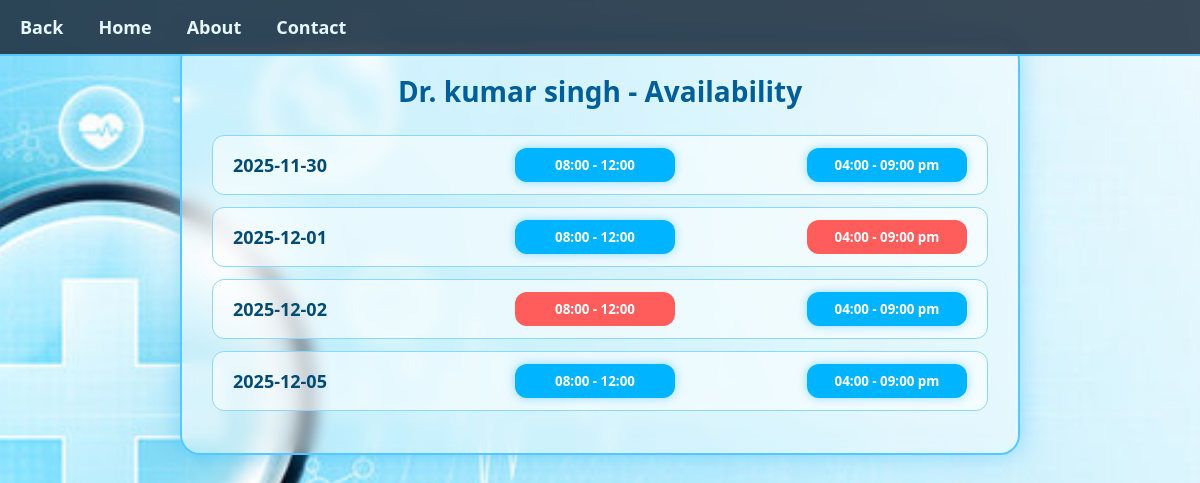
The app's page /check_availability/6 with its own data.
### tables this page shows
CREATE TABLE doctors (
            id INTEGER PRIMARY KEY AUTOINCREMENT,
            user_id INTEGER NOT NULL,
            fullname TEXT NOT NULL,
            specialization TEXT NOT NULL,
            department TEXT NOT NULL,
            experience INTEGER,
            FOREIGN KEY (user_id) REFERENCES users(id) ON DELETE CASCADE
        );

CREATE TABLE availability (
        id INTEGER PRIMARY KEY AUTOINCREMENT,
        doctor_id INTEGER NOT NULL,
        date TEXT NOT NULL,
        morning_slot TEXT,
        evening_slot TEXT,

        UNIQUE(doctor_id, date),

        FOREIGN KEY (doctor_id) REFERENCES doctors(id) ON DELETE CASCADE
    );

### app.py (the view, shortened to what this page needs)
@app.route("/check_availability/<int:doctor_id>", methods=["GET", "POST"])
def check_availability(doctor_id):
    try:
        conn = module.host_get_db()
        cur = conn.cursor()
        cur.execute("SELECT fullname FROM doctors WHERE id=?", (doctor_id,))
        doctor = cur.fetchone()
        if doctor is None:
            return "Doctor not found", 404
        cur.execute("""
            SELECT id, date, morning_slot, evening_slot
            FROM availability
            WHERE doctor_id=?
            ORDER BY date ASC
        """, (doctor_id,))
        slots = cur.fetchall()
        return render_template("availability.html", doctor=doctor, slots=slots)
    except Exception as e:
        print("ERROR in /check_availability:", e)
        return "Error loading availability"
    finally:
        if cur: cur.close()
        if conn: conn.close()

### module.py (called while the page is built)
def host_get_db():
    conn = sqlite3.connect('hospital.db')
    conn.row_factory=sqlite3.Row
    conn.execute("PRAGMA foreign_keys = ON")  # enforce FK constraints
    return conn

### templates/availability.html (shortened to what this page needs)
<!DOCTYPE html>
<html lang="en">
<head>
    <link rel="stylesheet" href="/static/availability.css">
</head>
<body>
    <nav class="navbar">
        <ul class="nav-links">
            <li><a href="/patient_dash">Back</a></li>
            <li><a href="{{url_for("login")}}">Home</a></li>
            <li><a href="/about">About</a></li>
            <li><a href="/contact">Contact</a></li>
        </ul>
    </nav>
    <div class="container">
        <h1>{{ doctor.fullname }} - Availability</h1>
        <div class="table-box">
            {% for s in slots %}
            <div class="row">
                <div class="date-box">
                    {{ s.date }}
                </div>
                <form method="POST" class="slot-form">
                    {% if s.morning_slot == 'available' %}
                        <button class="green">08:00 - 12:00</button>
                    {% else %}
                        <button class="red" disabled>08:00 - 12:00</button>
                    {% endif %}
                </form>
                <form method="POST" class="slot-form">
                    {% if s.evening_slot == 'available' %}
                        <button class="green">04:00 - 09:00 pm</button>
                    {% else %}
                        <button class="red" disabled>04:00 - 09:00 pm</button>
                    {% endif %}
                </form>
            </div>
            {% endfor %}
        </div>
    </div>
</body>
</html>

### static/availability.css (style rules this page uses)
* { margin: 0; padding: 0; box-sizing: border-box; font-family: "Segoe UI", Tahoma, sans-serif; }
.navbar { width: 100%; background: rgba(26, 42, 58, 0.85); padding: 15px 20px; position: fixed; top: 0; left: 0; z-index: 999; border-bottom: 2px solid #55c9ff; backdrop-filter: blur(6px); }
.nav-links { list-style: none; display: flex; gap: 35px; }
.nav-links li a { color: #e6f7ff; text-decoration: none; font-size: 18px; font-weight: 600; transition: 0.3s; }
body { background: url("/static/image3.jpg") no-repeat center center fixed; background-size: cover; min-height: 100vh; padding-top: 40px; }
.container { width: 70%; margin: auto; background: rgba(255, 255, 255, 0.4); border: 2px solid #55c9ff; border-radius: 20px; padding: 30px; backdrop-filter: blur(8px); box-shadow: 0 0 25px rgba(0, 170, 255, 0.35); animation: fadeIn 0.7s ease-out; }
.container h1 { text-align: center; margin-bottom: 25px; font-size: 28px; color: #005f99; }
.table-box { margin-top: 20px; }
.row { background: rgba(255, 255, 255, 0.55); border: 1px solid #8ad7ff; border-radius: 12px; padding: 12px 20px; margin-bottom: 12px; display: flex; justify-content: space-between; align-items: center; transition: 0.3s; }
.date-box { font-size: 18px; font-weight: bold; color: #004b73; width: 150px; }
.slot-form button { padding: 8px 18px; border: none; border-radius: 12px; font-weight: bold; cursor: pointer; transition: 0.3s; width: 160px; }
.green { background: #00b4ff; color: white; box-shadow: 0 0 10px rgba(0, 170, 255, 0.4); }
.red { background: #ff5c5c; color: white; cursor: not-allowed; }

### records on screen
doctors: fullname "Dr. kumar singh"
availability: date "2025-11-30", morning_slot "08:00 - 12:00", evening_slot "04:00 - 09:00 pm"
availability: date "2025-12-01", morning_slot "08:00 - 12:00", shows "04:00 - 09:00 pm"
availability: date "2025-12-02", shows "08:00 - 12:00", evening_slot "04:00 - 09:00 pm"
availability: date "2025-12-05", morning_slot "08:00 - 12:00", evening_slot "04:00 - 09:00 pm"
